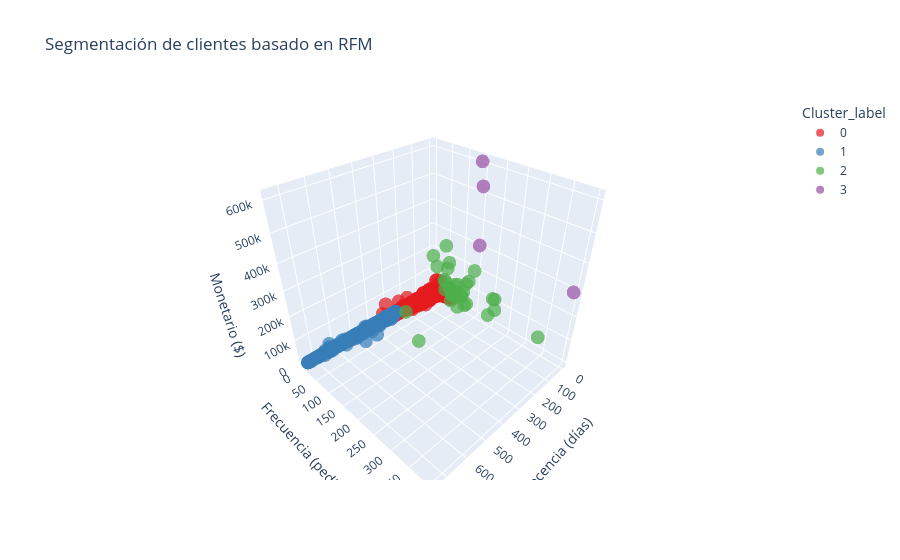

Here is the notebook cell this chart was saved with:
### Code cell
#Scatter 3D interactivo

fig_3d = px.scatter_3d(
    rfm,
    x='Recency',
    y='Frequency',
    z='Monetary',
    color='Cluster_label',
    color_discrete_sequence=px.colors.qualitative.Set1,
    opacity=0.7,
    title='Segmentación de clientes basado en RFM',
    labels={
        'Recency': 'Recencia (días)',
        'Frequency': 'Frecuencia (pedidos)',
        'Monetary': 'Monetario ($)'
    }
)

fig_3d.show()

### Figure 1 — Plotly figure (JSON) as saved in the notebook; plotly's stock layout.template omitted (floating-point values rounded to 4 significant figures; data arrays with more than 128 entries replaced by an {"elided": "..."} marker saying what was removed)
{"data": [{"hovertemplate": "Cluster_label=0<br>Recencia (días)=%{x}<br>Frecuencia (pedidos)=%{y}<br>Monetario ($)=%{z}<extra></extra>", "legendgroup": "0", "marker": {"color": "rgb(228,26,28)", "opacity": 0.7, "symbol": "circle"}, "mode": "markers", "name": "0", "scene": "scene", "showlegend": true, "type": "scatter3d", "x": {"elided": "3842 int values"}, "y": {"elided": "3842 int values"}, "z": {"elided": "3842 float values"}}, {"hovertemplate": "Cluster_label=1<br>Recencia (días)=%{x}<br>Frecuencia (pedidos)=%{y}<br>Monetario ($)=%{z}<extra></extra>", "legendgroup": "1", "marker": {"color": "rgb(55,126,184)", "opacity": 0.7, "symbol": "circle"}, "mode": "markers", "name": "1", "scene": "scene", "showlegend": true, "type": "scatter3d", "x": {"elided": "2000 int values"}, "y": {"elided": "2000 int values"}, "z": {"elided": "2000 float values"}}, {"hovertemplate": "Cluster_label=2<br>Recencia (días)=%{x}<br>Frecuencia (pedidos)=%{y}<br>Monetario ($)=%{z}<extra></extra>", "legendgroup": "2", "marker": {"color": "rgb(77,175,74)", "opacity": 0.7, "symbol": "circle"}, "mode": "markers", "name": "2", "scene": "scene", "showlegend": true, "type": "scatter3d", "x": [24, 2, 1, 9, 22, 4, 3, 276, 2, 4, 2, 1, 1, 8, 3, 1, 25, 10, 4, 1, 7, 4, 39, 17, 1, 4, 24, 1, 8, 3, 1, 2, 372, 1, 21], "y": [28, 79, 337, 74, 57, 116, 203, 55, 106, 143, 73, 61, 110, 82, 122, 192, 58, 93, 127, 208, 46, 84, 107, 109, 2, 55, 78, 61, 51, 60, 70, 211, 155, 118, 100], "z": [144500.0, 39960.0, 56600.0, 35920.0, 92350.0, 15970.0, 116700.0, 54940.0, 51730.0, 196500.0, 35540.0, 56480.0, 75840.0, 91190.0, 27790.0, 30860.0, 57410.0, 40030.0, 137800.0, 116800.0, 88700.0, 57450.0, 122200.0, 63650.0, 168500.0, 147100.0, 18320.0, 57220.0, 247000.0, 175600.0, 38260.0, 70880.0, 56600.0, 118600.0, 2996.0]}, {"hovertemplate": "Cluster_label=3<br>Recencia (días)=%{x}<br>Frecuencia (pedidos)=%{y}<br>Monetario ($)=%{z}<extra></extra>", "legendgroup": "3", "marker": {"color": "rgb(152,78,163)", "opacity": 0.7, "symbol": "circle"}, "mode": "markers", "name": "3", "scene": "scene", "showlegend": true, "type": "scatter3d", "x": [10, 2, 1, 1], "y": [156, 152, 398, 145], "z": [313900.0, 528600.0, 296000.0, 608800.0]}], "layout": {"legend": {"title": {"text": "Cluster_label"}, "tracegroupgap": 0}, "scene": {"domain": {"x": [0, 1], "y": [0, 1]}, "xaxis": {"title": {"text": "Recencia (días)"}}, "yaxis": {"title": {"text": "Frecuencia (pedidos)"}}, "zaxis": {"title": {"text": "Monetario ($)"}}}, "title": {"text": "Segmentación de clientes basado en RFM"}}}
